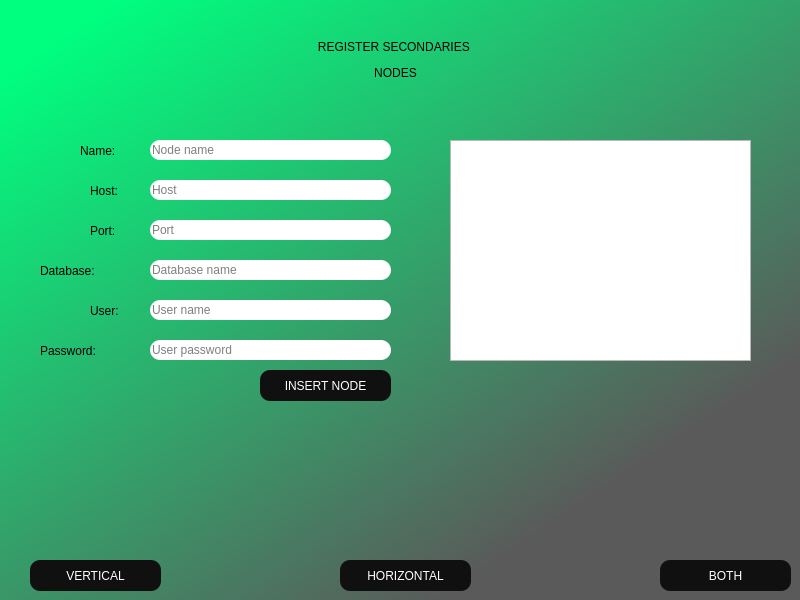
<?xml version="1.0" encoding="UTF-8"?>
<ui version="4.0">
 <class>MainWindow</class>
 <widget class="QMainWindow" name="MainWindow">
  <property name="geometry">
   <rect>
    <x>0</x>
    <y>0</y>
    <width>800</width>
    <height>600</height>
   </rect>
  </property>
  <property name="minimumSize">
   <size>
    <width>800</width>
    <height>600</height>
   </size>
  </property>
  <property name="maximumSize">
   <size>
    <width>800</width>
    <height>600</height>
   </size>
  </property>
  <property name="windowTitle">
   <string>MainWindow</string>
  </property>
  <property name="styleSheet">
   <string notr="true">QWidget#centralwidget{
	background-color: qlineargradient(spread:pad, x1:0.063, y1:0.068, x2:0.744318, y2:0.83, stop:0 rgba(0, 255, 127, 255), stop:1 rgba(90, 90, 90, 255));
}</string>
  </property>
  <widget class="QWidget" name="centralwidget">
   <widget class="QLabel" name="lblTitle">
    <property name="geometry">
     <rect>
      <x>90</x>
      <y>0</y>
      <width>611</width>
      <height>121</height>
     </rect>
    </property>
    <property name="styleSheet">
     <string notr="true">font: 75 36pt &quot;Arial&quot;;
color: black;</string>
    </property>
    <property name="text">
     <string>&lt;html&gt;&lt;head/&gt;&lt;body&gt;&lt;p align=&quot;center&quot;&gt;REGISTER SECONDARIES &lt;/p&gt;&lt;p align=&quot;center&quot;&gt;NODES&lt;/p&gt;&lt;/body&gt;&lt;/html&gt;</string>
    </property>
   </widget>
   <widget class="QLabel" name="lblName">
    <property name="geometry">
     <rect>
      <x>80</x>
      <y>130</y>
      <width>61</width>
      <height>41</height>
     </rect>
    </property>
    <property name="styleSheet">
     <string notr="true">font: 75 16pt &quot;Arial&quot;;
color: black;</string>
    </property>
    <property name="text">
     <string>Name:</string>
    </property>
   </widget>
   <widget class="QLabel" name="lblHost">
    <property name="geometry">
     <rect>
      <x>90</x>
      <y>170</y>
      <width>51</width>
      <height>41</height>
     </rect>
    </property>
    <property name="styleSheet">
     <string notr="true">font: 75 16pt &quot;Arial&quot;;
color: black;</string>
    </property>
    <property name="text">
     <string>Host:</string>
    </property>
   </widget>
   <widget class="QLabel" name="lblPort">
    <property name="geometry">
     <rect>
      <x>90</x>
      <y>210</y>
      <width>51</width>
      <height>41</height>
     </rect>
    </property>
    <property name="styleSheet">
     <string notr="true">font: 75 16pt &quot;Arial&quot;;
color: black;</string>
    </property>
    <property name="text">
     <string>Port:</string>
    </property>
   </widget>
   <widget class="QLabel" name="lblDatabase">
    <property name="geometry">
     <rect>
      <x>40</x>
      <y>250</y>
      <width>101</width>
      <height>41</height>
     </rect>
    </property>
    <property name="styleSheet">
     <string notr="true">font: 75 16pt &quot;Arial&quot;;
color: black;</string>
    </property>
    <property name="text">
     <string>Database:</string>
    </property>
   </widget>
   <widget class="QLabel" name="lblUser">
    <property name="geometry">
     <rect>
      <x>90</x>
      <y>290</y>
      <width>61</width>
      <height>41</height>
     </rect>
    </property>
    <property name="styleSheet">
     <string notr="true">font: 75 16pt &quot;Arial&quot;;
color: black;</string>
    </property>
    <property name="text">
     <string>User:</string>
    </property>
   </widget>
   <widget class="QLabel" name="lblPassword">
    <property name="geometry">
     <rect>
      <x>40</x>
      <y>330</y>
      <width>101</width>
      <height>41</height>
     </rect>
    </property>
    <property name="styleSheet">
     <string notr="true">font: 75 16pt &quot;Arial&quot;;
color: black;</string>
    </property>
    <property name="text">
     <string>Password:</string>
    </property>
   </widget>
   <widget class="QLineEdit" name="inputName">
    <property name="geometry">
     <rect>
      <x>150</x>
      <y>140</y>
      <width>241</width>
      <height>20</height>
     </rect>
    </property>
    <property name="styleSheet">
     <string notr="true">border-radius: 10px;
font: 10pt &quot;Arial&quot;;</string>
    </property>
    <property name="text">
     <string/>
    </property>
    <property name="placeholderText">
     <string>Node name</string>
    </property>
   </widget>
   <widget class="QLineEdit" name="inputHost">
    <property name="geometry">
     <rect>
      <x>150</x>
      <y>180</y>
      <width>241</width>
      <height>20</height>
     </rect>
    </property>
    <property name="styleSheet">
     <string notr="true">border-radius: 10px;
font: 10pt &quot;Arial&quot;;</string>
    </property>
    <property name="placeholderText">
     <string>Host</string>
    </property>
   </widget>
   <widget class="QLineEdit" name="inputPort">
    <property name="geometry">
     <rect>
      <x>150</x>
      <y>220</y>
      <width>241</width>
      <height>20</height>
     </rect>
    </property>
    <property name="styleSheet">
     <string notr="true">border-radius: 10px;
font: 10pt &quot;Arial&quot;;</string>
    </property>
    <property name="placeholderText">
     <string>Port</string>
    </property>
   </widget>
   <widget class="QLineEdit" name="inputDatabase">
    <property name="geometry">
     <rect>
      <x>150</x>
      <y>260</y>
      <width>241</width>
      <height>20</height>
     </rect>
    </property>
    <property name="styleSheet">
     <string notr="true">border-radius: 10px;
font: 10pt &quot;Arial&quot;;</string>
    </property>
    <property name="placeholderText">
     <string>Database name</string>
    </property>
   </widget>
   <widget class="QLineEdit" name="inputUser">
    <property name="geometry">
     <rect>
      <x>150</x>
      <y>300</y>
      <width>241</width>
      <height>20</height>
     </rect>
    </property>
    <property name="styleSheet">
     <string notr="true">border-radius: 10px;
font: 10pt &quot;Arial&quot;;</string>
    </property>
    <property name="placeholderText">
     <string>User name</string>
    </property>
   </widget>
   <widget class="QLineEdit" name="inputPassword">
    <property name="geometry">
     <rect>
      <x>150</x>
      <y>340</y>
      <width>241</width>
      <height>20</height>
     </rect>
    </property>
    <property name="styleSheet">
     <string notr="true">border-radius: 10px;
font: 10pt &quot;Arial&quot;;</string>
    </property>
    <property name="echoMode">
     <enum>QLineEdit::Password</enum>
    </property>
    <property name="placeholderText">
     <string>User password</string>
    </property>
   </widget>
   <widget class="QPushButton" name="btnInsert">
    <property name="geometry">
     <rect>
      <x>260</x>
      <y>370</y>
      <width>131</width>
      <height>31</height>
     </rect>
    </property>
    <property name="styleSheet">
     <string notr="true">border-radius: 10px;
font: 12pt &quot;Arial&quot;;
background-color: rgb(16, 16, 16);
color: rgb(255, 255, 255);

</string>
    </property>
    <property name="text">
     <string>INSERT NODE</string>
    </property>
   </widget>
   <widget class="QPushButton" name="btnNext">
    <property name="geometry">
     <rect>
      <x>660</x>
      <y>560</y>
      <width>131</width>
      <height>31</height>
     </rect>
    </property>
    <property name="styleSheet">
     <string notr="true">border-radius: 10px;
font: 12pt &quot;Arial&quot;;
background-color: rgb(16, 16, 16);
color: rgb(255, 255, 255);

</string>
    </property>
    <property name="text">
     <string>BOTH</string>
    </property>
   </widget>
   <widget class="QLabel" name="lblMessage">
    <property name="geometry">
     <rect>
      <x>50</x>
      <y>400</y>
      <width>341</width>
      <height>41</height>
     </rect>
    </property>
    <property name="styleSheet">
     <string notr="true">font: 75 16pt &quot;Arial&quot;;
color: black;</string>
    </property>
    <property name="text">
     <string/>
    </property>
   </widget>
   <widget class="QListWidget" name="lstInsertedNodes">
    <property name="geometry">
     <rect>
      <x>450</x>
      <y>140</y>
      <width>301</width>
      <height>221</height>
     </rect>
    </property>
    <property name="styleSheet">
     <string notr="true">font: 16pt &quot;Arial&quot;;</string>
    </property>
   </widget>
   <widget class="QPushButton" name="btnHorizontal">
    <property name="geometry">
     <rect>
      <x>340</x>
      <y>560</y>
      <width>131</width>
      <height>31</height>
     </rect>
    </property>
    <property name="styleSheet">
     <string notr="true">border-radius: 10px;
font: 12pt &quot;Arial&quot;;
background-color: rgb(16, 16, 16);
color: rgb(255, 255, 255);

</string>
    </property>
    <property name="text">
     <string>HORIZONTAL</string>
    </property>
   </widget>
   <widget class="QPushButton" name="btnVertical">
    <property name="geometry">
     <rect>
      <x>30</x>
      <y>560</y>
      <width>131</width>
      <height>31</height>
     </rect>
    </property>
    <property name="styleSheet">
     <string notr="true">border-radius: 10px;
font: 12pt &quot;Arial&quot;;
background-color: rgb(16, 16, 16);
color: rgb(255, 255, 255);

</string>
    </property>
    <property name="text">
     <string>VERTICAL</string>
    </property>
   </widget>
  </widget>
 </widget>
 <resources/>
 <connections/>
</ui>
